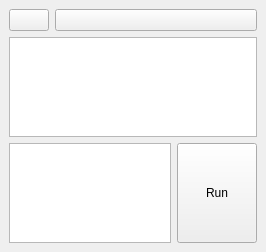
<?xml version="1.0" encoding="UTF-8"?>
<ui version="4.0">
 <class>InspectionTool</class>
 <widget class="QMainWindow" name="InspectionTool">
  <property name="geometry">
   <rect>
    <x>0</x>
    <y>0</y>
    <width>266</width>
    <height>252</height>
   </rect>
  </property>
  <property name="windowTitle">
   <string>Inspector</string>
  </property>
  <widget class="QWidget" name="_central_widget">
   <layout class="QVBoxLayout" name="_vertical_layout">
    <item>
     <layout class="QHBoxLayout" name="_horizontal_layout_2">
      <item>
       <widget class="QPushButton" name="inspect_button">
        <property name="sizePolicy">
         <sizepolicy hsizetype="Maximum" vsizetype="Fixed">
          <horstretch>0</horstretch>
          <verstretch>0</verstretch>
         </sizepolicy>
        </property>
        <property name="text">
         <string/>
        </property>
       </widget>
      </item>
      <item>
       <widget class="QPushButton" name="reload_button">
        <property name="text">
         <string/>
        </property>
       </widget>
      </item>
     </layout>
    </item>
    <item>
     <widget class="QTreeWidget" name="tree_widget">
      <attribute name="headerVisible">
       <bool>false</bool>
      </attribute>
      <column>
       <property name="text">
        <string notr="true">1</string>
       </property>
      </column>
     </widget>
    </item>
    <item>
     <layout class="QHBoxLayout" name="_horizontal_layout_1">
      <item>
       <widget class="QPlainTextEdit" name="code_editor"/>
      </item>
      <item>
       <widget class="QPushButton" name="run_button">
        <property name="sizePolicy">
         <sizepolicy hsizetype="Minimum" vsizetype="MinimumExpanding">
          <horstretch>0</horstretch>
          <verstretch>0</verstretch>
         </sizepolicy>
        </property>
        <property name="text">
         <string>Run</string>
        </property>
       </widget>
      </item>
     </layout>
    </item>
   </layout>
  </widget>
 </widget>
 <resources/>
 <connections/>
</ui>
